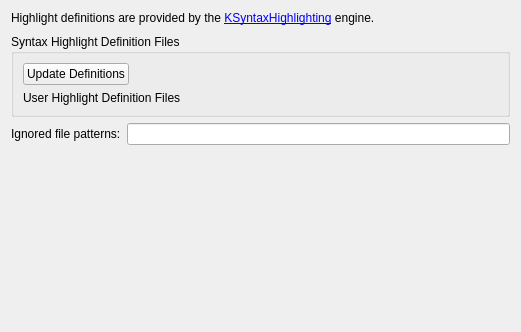
<?xml version="1.0" encoding="UTF-8"?>
<ui version="4.0">
 <class>TextEditor::Internal::HighlighterSettingsPage</class>
 <widget class="QWidget" name="TextEditor::Internal::HighlighterSettingsPage">
  <property name="geometry">
   <rect>
    <x>0</x>
    <y>0</y>
    <width>521</width>
    <height>332</height>
   </rect>
  </property>
  <property name="windowTitle">
   <string/>
  </property>
  <layout class="QVBoxLayout" name="verticalLayout_4">
   <item>
    <widget class="QLabel" name="definitionsInfolabel">
     <property name="sizePolicy">
      <sizepolicy hsizetype="Expanding" vsizetype="Preferred">
       <horstretch>0</horstretch>
       <verstretch>0</verstretch>
      </sizepolicy>
     </property>
     <property name="text">
      <string>&lt;html&gt;&lt;head/&gt;&lt;body&gt;&lt;p&gt;Highlight definitions are provided by the &lt;a href=&quot;https://api.kde.org/frameworks/syntax-highlighting/html/index.html&quot;&gt;KSyntaxHighlighting&lt;/a&gt; engine.&lt;/p&gt;&lt;/body&gt;&lt;/html&gt;</string>
     </property>
     <property name="textFormat">
      <enum>Qt::RichText</enum>
     </property>
     <property name="alignment">
      <set>Qt::AlignLeading|Qt::AlignLeft|Qt::AlignVCenter</set>
     </property>
     <property name="wordWrap">
      <bool>true</bool>
     </property>
     <property name="openExternalLinks">
      <bool>true</bool>
     </property>
    </widget>
   </item>
   <item>
    <spacer name="verticalSpacer_2">
     <property name="orientation">
      <enum>Qt::Vertical</enum>
     </property>
     <property name="sizeType">
      <enum>QSizePolicy::Fixed</enum>
     </property>
     <property name="sizeHint" stdset="0">
      <size>
       <width>20</width>
       <height>3</height>
      </size>
     </property>
    </spacer>
   </item>
   <item>
    <widget class="QGroupBox" name="definitionFilesGroupBox">
     <property name="title">
      <string>Syntax Highlight Definition Files</string>
     </property>
     <layout class="QVBoxLayout" name="verticalLayout_3">
      <item>
       <layout class="QHBoxLayout" name="horizontalLayout_4">
        <item>
         <widget class="QPushButton" name="updateDefinitions">
          <property name="text">
           <string>Update Definitions</string>
          </property>
         </widget>
        </item>
        <item>
         <widget class="QLabel" name="updateStatus">
          <property name="text">
           <string/>
          </property>
         </widget>
        </item>
        <item>
         <spacer name="horizontalSpacer">
          <property name="orientation">
           <enum>Qt::Horizontal</enum>
          </property>
          <property name="sizeHint" stdset="0">
           <size>
            <width>40</width>
            <height>20</height>
           </size>
          </property>
         </spacer>
        </item>
       </layout>
      </item>
      <item>
       <layout class="QHBoxLayout" name="horizontalLayout_3">
        <item>
         <layout class="QHBoxLayout" name="horizontalLayout">
          <item>
           <widget class="QLabel" name="locationLabel">
            <property name="text">
             <string>User Highlight Definition Files</string>
            </property>
           </widget>
          </item>
          <item>
           <widget class="Utils::PathChooser" name="definitionFilesPath" native="true"/>
          </item>
         </layout>
        </item>
       </layout>
      </item>
     </layout>
    </widget>
   </item>
   <item>
    <layout class="QHBoxLayout" name="horizontalLayout_2">
     <item>
      <widget class="QLabel" name="ignoreLabel">
       <property name="text">
        <string>Ignored file patterns:</string>
       </property>
      </widget>
     </item>
     <item>
      <widget class="QLineEdit" name="ignoreEdit"/>
     </item>
    </layout>
   </item>
   <item>
    <spacer name="verticalSpacer">
     <property name="orientation">
      <enum>Qt::Vertical</enum>
     </property>
     <property name="sizeHint" stdset="0">
      <size>
       <width>20</width>
       <height>117</height>
      </size>
     </property>
    </spacer>
   </item>
  </layout>
 </widget>
 <customwidgets>
  <customwidget>
   <class>Utils::PathChooser</class>
   <extends>QWidget</extends>
   <header location="global">utils/pathchooser.h</header>
   <container>1</container>
   <slots>
    <signal>editingFinished()</signal>
    <signal>browsingFinished()</signal>
   </slots>
  </customwidget>
 </customwidgets>
 <tabstops>
  <tabstop>ignoreEdit</tabstop>
 </tabstops>
 <resources/>
 <connections/>
</ui>
